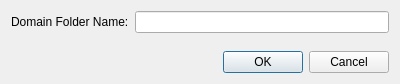
<?xml version="1.0" encoding="UTF-8"?>
<ui version="4.0">
 <class>Dialog</class>
 <widget class="QDialog" name="Dialog">
  <property name="geometry">
   <rect>
    <x>0</x>
    <y>0</y>
    <width>400</width>
    <height>84</height>
   </rect>
  </property>
  <property name="windowTitle">
   <string>Dialog</string>
  </property>
  <layout class="QVBoxLayout" name="verticalLayout">
   <item>
    <layout class="QHBoxLayout" name="horizontalLayout">
     <property name="topMargin">
      <number>0</number>
     </property>
     <item>
      <widget class="QLabel" name="label">
       <property name="text">
        <string>Domain Folder Name:</string>
       </property>
      </widget>
     </item>
     <item>
      <widget class="QLineEdit" name="lineEdit"/>
     </item>
    </layout>
   </item>
   <item>
    <spacer name="verticalSpacer">
     <property name="orientation">
      <enum>Qt::Vertical</enum>
     </property>
     <property name="sizeHint" stdset="0">
      <size>
       <width>20</width>
       <height>40</height>
      </size>
     </property>
    </spacer>
   </item>
   <item>
    <widget class="QDialogButtonBox" name="buttonBox">
     <property name="orientation">
      <enum>Qt::Horizontal</enum>
     </property>
     <property name="standardButtons">
      <set>QDialogButtonBox::Cancel|QDialogButtonBox::Ok</set>
     </property>
    </widget>
   </item>
  </layout>
 </widget>
 <resources/>
 <connections>
  <connection>
   <sender>buttonBox</sender>
   <signal>accepted()</signal>
   <receiver>Dialog</receiver>
   <slot>accept()</slot>
   <hints>
    <hint type="sourcelabel">
     <x>248</x>
     <y>254</y>
    </hint>
    <hint type="destinationlabel">
     <x>157</x>
     <y>274</y>
    </hint>
   </hints>
  </connection>
  <connection>
   <sender>buttonBox</sender>
   <signal>rejected()</signal>
   <receiver>Dialog</receiver>
   <slot>reject()</slot>
   <hints>
    <hint type="sourcelabel">
     <x>316</x>
     <y>260</y>
    </hint>
    <hint type="destinationlabel">
     <x>286</x>
     <y>274</y>
    </hint>
   </hints>
  </connection>
 </connections>
</ui>
